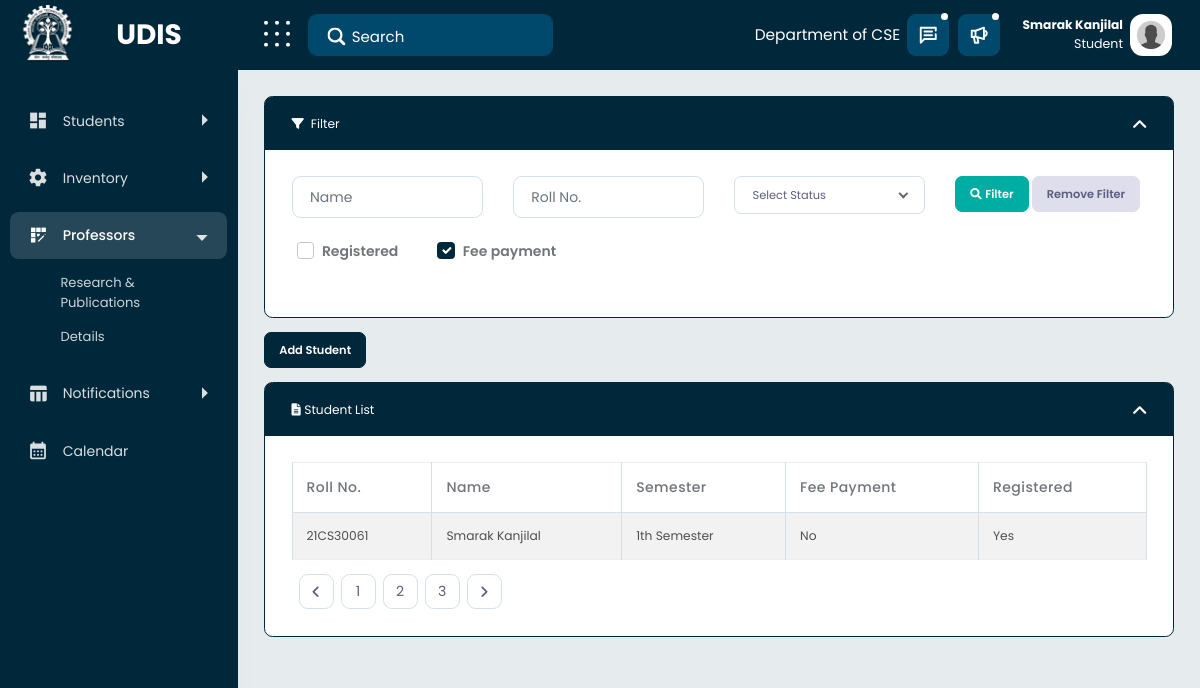
Before: / (signed in) with the older database file.
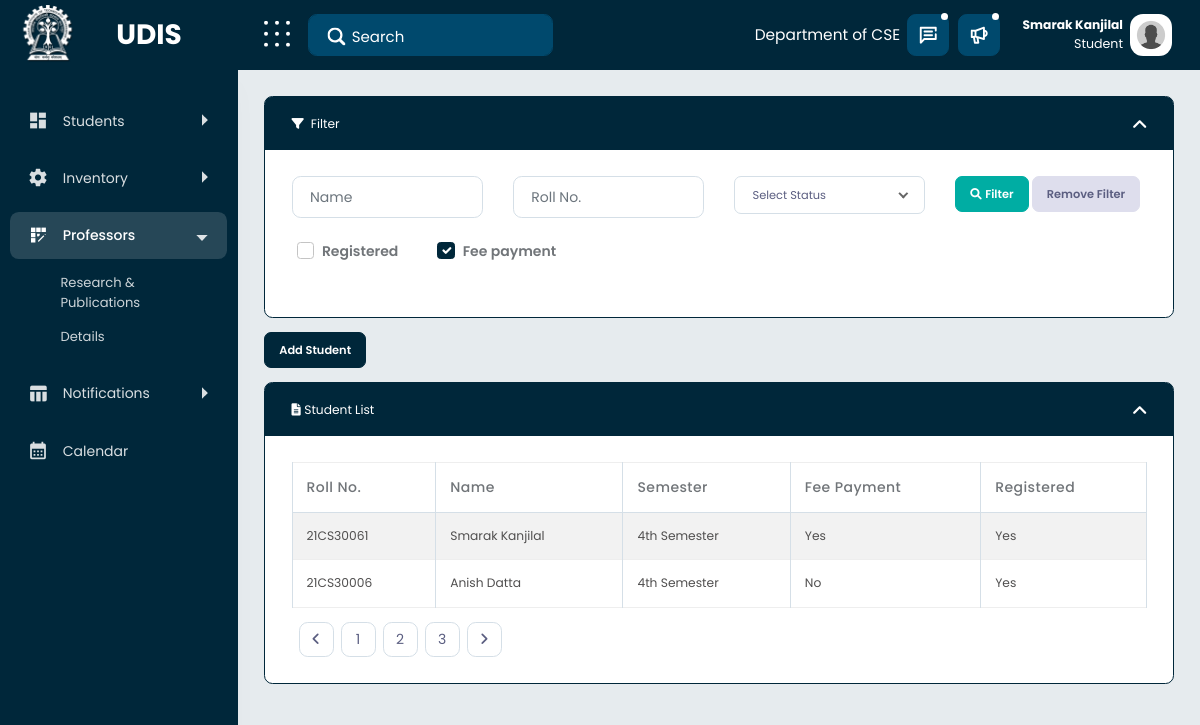
After: the same page with the newer database file.
### mainapp/models.py (models this page shows, shortened)
class usermodel(AbstractUser):
    username = None
    email = models.EmailField(_("email address"), unique=True)
    created_At = models.DateTimeField(null=True, blank=True, auto_now=True)
    name = models.CharField(max_length=200, null=False)
    department = models.TextField(default="Computer Science and Engineering")
    firstname = models.CharField(max_length=200, blank=True, null=True)
    lastname = models.CharField(max_length=200, blank=True, null=True)
    USERNAME_FIELD = "email"
    REQUIRED_FIELDS = []
    derived_type = models.CharField(
        max_length=200, default="Student", blank=True, null=True)
    objects = CustomUserManager()

class Student(usermodel):
    state = models.CharField(max_length=100)
    country = models.CharField(max_length=100)
    pin_code = models.IntegerField(null=True, blank=True)
    backlogs = models.IntegerField(default=0)
    regcourses = models.ManyToManyField(
        Course, blank=True,  related_name="regcourses")
    appcourses = models.ManyToManyField(
        Course, blank=True, related_name="appcourses")
    rejcourses = models.ManyToManyField(
        Course, blank=True,  related_name="rejcourses")
    cgpa = models.CharField(max_length=200, default="9.9")
    rollno = models.CharField(max_length=200, null=True, blank=True)
    gender = models.TextField(default="N/A")
    course = models.CharField(max_length=200, blank=True, default="B.Tech 4Y")
    hall = models.CharField(max_length=200, default="N/A")
    aadhar = models.CharField(max_length=200, null=True, blank=True)
    status = models.CharField(max_length=200, default="On-Roll")
    EAA = models.CharField(max_length=200, null=True, blank=True)
    adm_year = models.DateField(auto_now=True)
    nationality = models.CharField(max_length=200, default="Indian")
    adm_nature = models.CharField(max_length=200, default="JEE")
    inst_email = models.EmailField(null=True, blank=True)
    teams_pass = models.CharField(max_length=200, null=True, blank=True)
    mobile = models.CharField(max_length=200, default="N/A")
    guardian_email = models.EmailField(null=True, blank=True)
    address = models.TextField(null=True, blank=True)
    location = models.CharField(max_length=200, null=True, blank=True)
    cleared_sem_crd = models.FloatField(default=0)
    sem_crd = models.FloatField(default=0)
    cleared_tot_crd = models.FloatField(default=0)
    tot_crd = models.FloatField(default=0)
    sgpa = models.CharField(max_length=200, default="""{"sgpa":["-"]}""")
    sem = models.IntegerField(default=1)
    feespaid = models.FloatField(default=0)
    totalpaid = models.FloatField(default=0)
    regdone = models.CharField(max_length=10, default="Yes")
    class Meta:
        unique_together = ('rollno', 'adm_year',)

class usermodel(AbstractUser):
    username = None
    email = models.EmailField(_("email address"), unique=True)
    created_At = models.DateTimeField(null=True, blank=True, auto_now=True)
    name = models.CharField(max_length=200, null=False)
    department = models.TextField(default="Computer Science and Engineering")
    firstname = models.CharField(max_length=200, blank=True, null=True)
    lastname = models.CharField(max_length=200, blank=True, null=True)
    USERNAME_FIELD = "email"
    REQUIRED_FIELDS = []
    derived_type = models.CharField(
        max_length=200, default="Student", blank=True, null=True)
    objects = CustomUserManager()

### mainapp/views.py (the view)
# urls.py: path('', views.dashboard),
@login_required(login_url="/signin")
def dashboard(request):
	feedone = []
	students = []
	students = Student.objects.all()
	print(totalFees(Fees.objects.filter(sem=4)))
	for student in students:
		if student.feespaid == totalFees(Fees.objects.filter(sem=student.sem))['amount__sum']:
			feedone.append("Yes")
		else:
			feedone.append('No')
	user = request.user
	notif = Notification.objects.filter(receiver=request.user)
	print(user.name, user.derived_type)
	context = {
		"students": students,
		"fees": feedone,
		"user": {"user": request.user, "utype": request.user.derived_type},
		"notifications": notif,
	}
	return render(request, "dashboard.html", context)

### mainapp/models.py (called while the page is built)
def totalFees(objs):
    return objs.aggregate(models.Sum('amount'))

### mainapp/templatetags/apptags.py (called while the page is built)
@register.filter
def at_index(array, index):
    return array[index]

### mainapp/templates/dashboard.html (shortened to what the changed rows need)
{% extends "base.html" %}{% load static %} {% load apptags %}
{% block content %}
<div class="content-body">
  <div class="container-fluid">
    <div class="row">
      <div class="col-xl-12">
        <div class="filter cm-content-box box-primary">
          <div class="cm-content-body form excerpt">
            <div class="card-body">
              <div class="table-responsive">
                <table
                  class="table table-bordered table-striped table-condensed flip-content"
                >
                  <thead>
                    <tr>
                      <th>Roll No.</th>
                      <th>Name</th>
                      <th>Semester</th>
                      <th>Fee Payment</th>
                      <th>Registered</th>
                    </tr>
                  </thead>
                  <tbody>
                  {% for student in students%}
                    <tr onclick="window.location='student-profile/{{student.rollno}}';">
                      <td>{{student.rollno}}</td>
                      <td>{{student.name}}</td>
                      <td>{{student.sem}}th Semester</td>
                         <td>{{ fees|at_index:forloop.counter0 }}</td>
                      <td>{{student.regdone}}</td>
                    </tr>
                    {% endfor %}
                  </tbody>
                </table>
              </div>
            </div>
          </div>
        </div>
      </div>
    </div>
  </div>
</div>
{% endblock content %}

Changed rows visible on the page:
changed Student "21CS30061": sem "1" → "4"; regdone "No" → "Yes"
added Student: rollno "21CS30006", name "Anish Datta", sem "4", counter0 "No", regdone "Yes"
